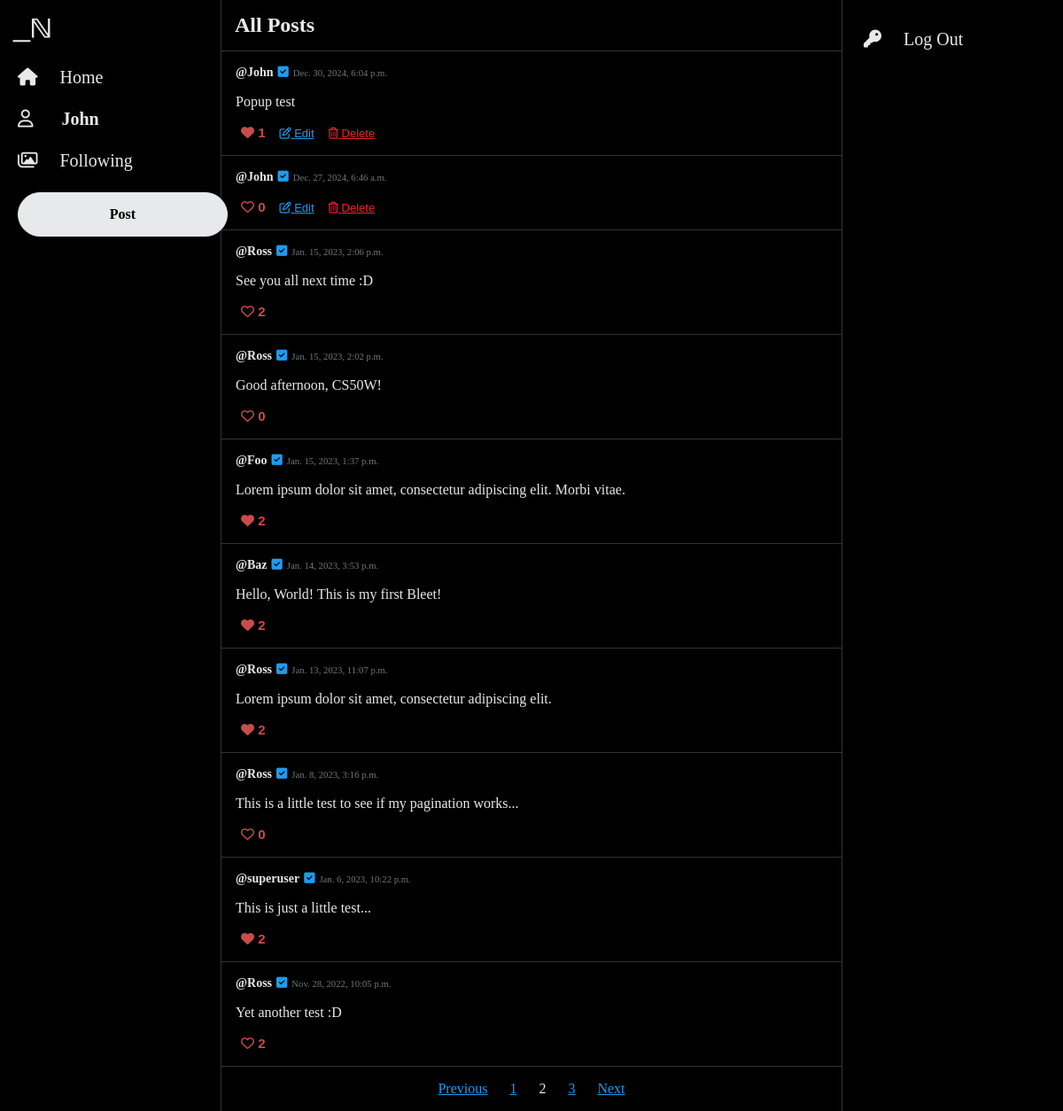
Before: /all-posts?page=2 (signed in) with the older database file.
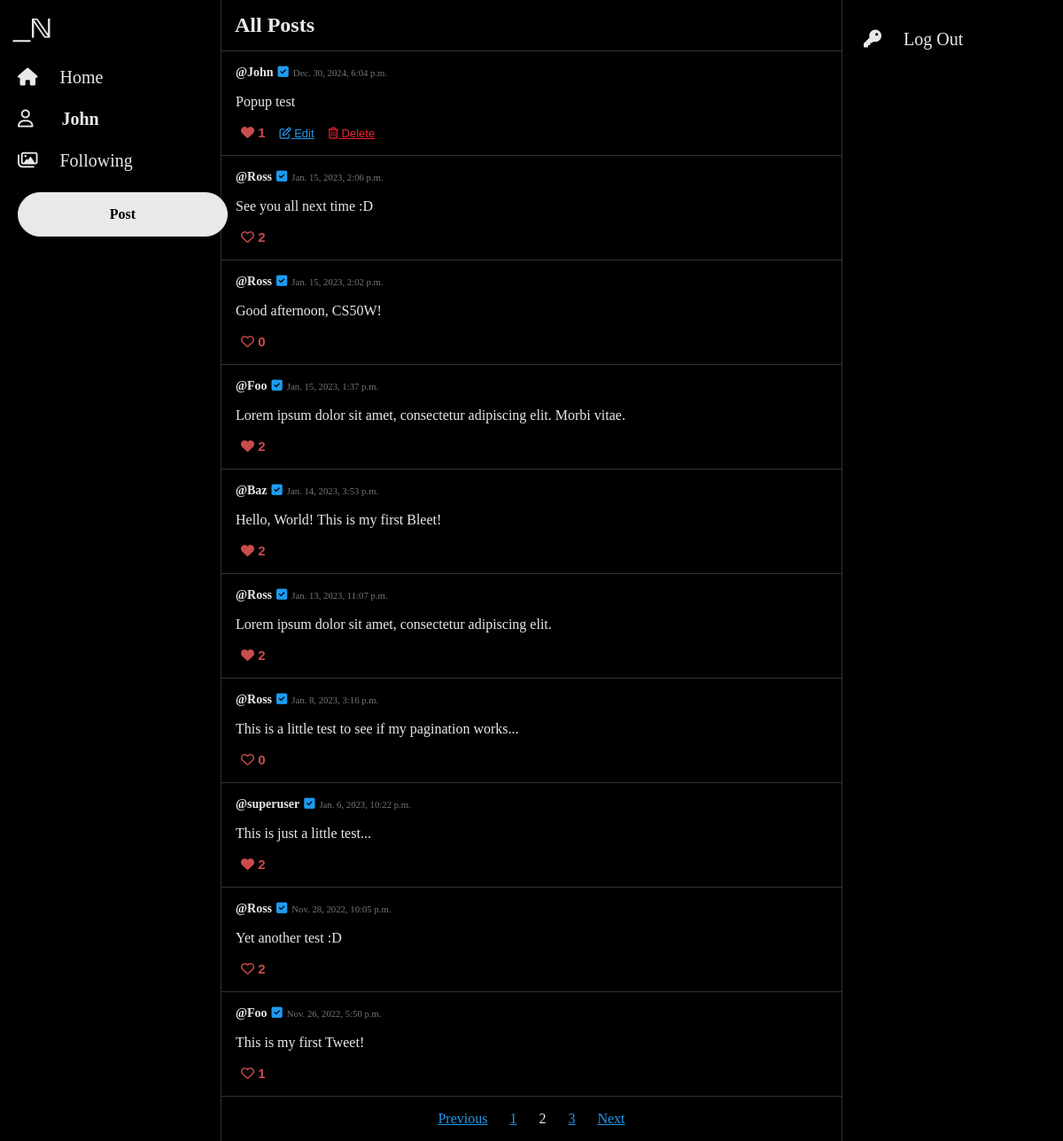
After: the same page with the newer database file.
### network/models.py (models this page shows, shortened)
class Tweet(models.Model):
    author = models.ForeignKey(User, on_delete=models.CASCADE)
    tweetText = models.CharField(max_length=255)
    posted = models.DateTimeField(auto_now_add=True)
    like = models.ManyToManyField(User, blank=True, related_name="likes")

class User(AbstractUser):
    pass

### network/views.py (the view)
# urls.py: path("all-posts", views.allPosts, name="allPosts"),
@login_required(redirect_field_name='my_redirect_field')
def allPosts(request):
    tweets = Tweet.objects.all().order_by('-posted')
    paginator = Paginator(tweets, 10)
    page_number = request.GET.get('page')
    page_obj = paginator.get_page(page_number)
    return render(request, "network/allPosts.html", {
        "page_obj": page_obj
    })

### network/templates/network/allPosts.html (shortened to what this page needs)
{% extends "network/layout.html" %}
{% load static %}
{% block body %}
<div style="border-bottom: 1px solid #2F3336;">
   <h2 style="margin: 15px;">All Posts</h2>
</div>
<div class="container">
   {% for tweet in page_obj %}
   <div class="post">
      <div class="card" data-id="{{tweet.id}}">
         <div class="card-body rounded">
            <div class="card-info">
            <a class="card-title" href="{% url 'profile' user_id=tweet.author.id%}"><strong>@{{ tweet.author }}</strong></a>
            <i class="fa-solid fa-square-check" id="check"></i>
            <h6 class="card-subtitle">{{tweet.posted}}</h6>
            </div>
            <p class="card-text" id="tweetText">{{tweet.tweetText}}</p>
            {% if user.username in tweet.like.all|stringformat:'s' %}
            <button class="button-like" id="foo-like">
               <i class="fa-solid fa-heart"></i>&nbsp;<span id="number">{{ tweet.like.all.count }}</span>
            </button>
            {% else %}
            <button class="button-secondary" id="foo">
               <i class="fa-regular fa-heart"></i>&nbsp;<span id="number">{{ tweet.like.all.count }}</span>
            </button>
            {% endif %}
            {% if user.username == tweet.author|stringformat:'s' %}
            <button class="button-edit" id="edit">
               <i class="fa-regular fa-pen-to-square"></i>&nbsp;<span>Edit</span>
            </button>
            <button class="button-delete" data-id="{{ tweet.id }}">
               <i class="fa-regular fa-trash-can"></i>&nbsp;<span>Delete</span>
            </button>
            {% endif %}
         </div>
      </div>
   </div>
   {% endfor %}
   <nav aria-label="Page">
      <ul class="pagination">
         {% if page_obj.has_previous %}
         <li class="page-item">
            <a class="page-link" href="?page={{ page_obj.previous_page_number }}">Previous</a>
         </li>
         {% else %}
         <li class="page-item disabled">
            <a class="page-link disabled" href="#" tabindex="-1" aria-disabled="True">Previous</a>
         </li>
         {% endif %}
         {% for i in page_obj.paginator.page_range %}
         {% if page_obj.number == i %}
         <li class="page-item active" aria-current="page">
            <span class="page-link">
               {{ i }}
            </span>
         </li>
         {% else %}
         <li class="page-item"><a class="page-link" href="?page={{ i }}">{{ i }}</a></li>
         {% endif %}
         {% endfor %}
         {% if page_obj.has_next %}
         <li class="page-item">
            <a class="page-link" href="?page={{ page_obj.next_page_number }}">Next</a>
         </li>
         {% else %}
         <li class="page-item disabled">
            <a class="page-link disabled" href="#" tabindex="-1" aria-disabled="True">Next</a>
         </li>
         {% endif %}
      </ul>
   </nav>
   </div>
   {% endblock %}

Changed rows visible on the page:
removed Tweet: author "John", posted "Dec. 27, 2024, 6:46 a.m.", like.all.count "0"
now on this page (row unchanged): Tweet: author "Foo", posted "Nov. 26, 2022, 5:50 p.m.", tweetText "This is my first Tweet!", like.all.count "1"
